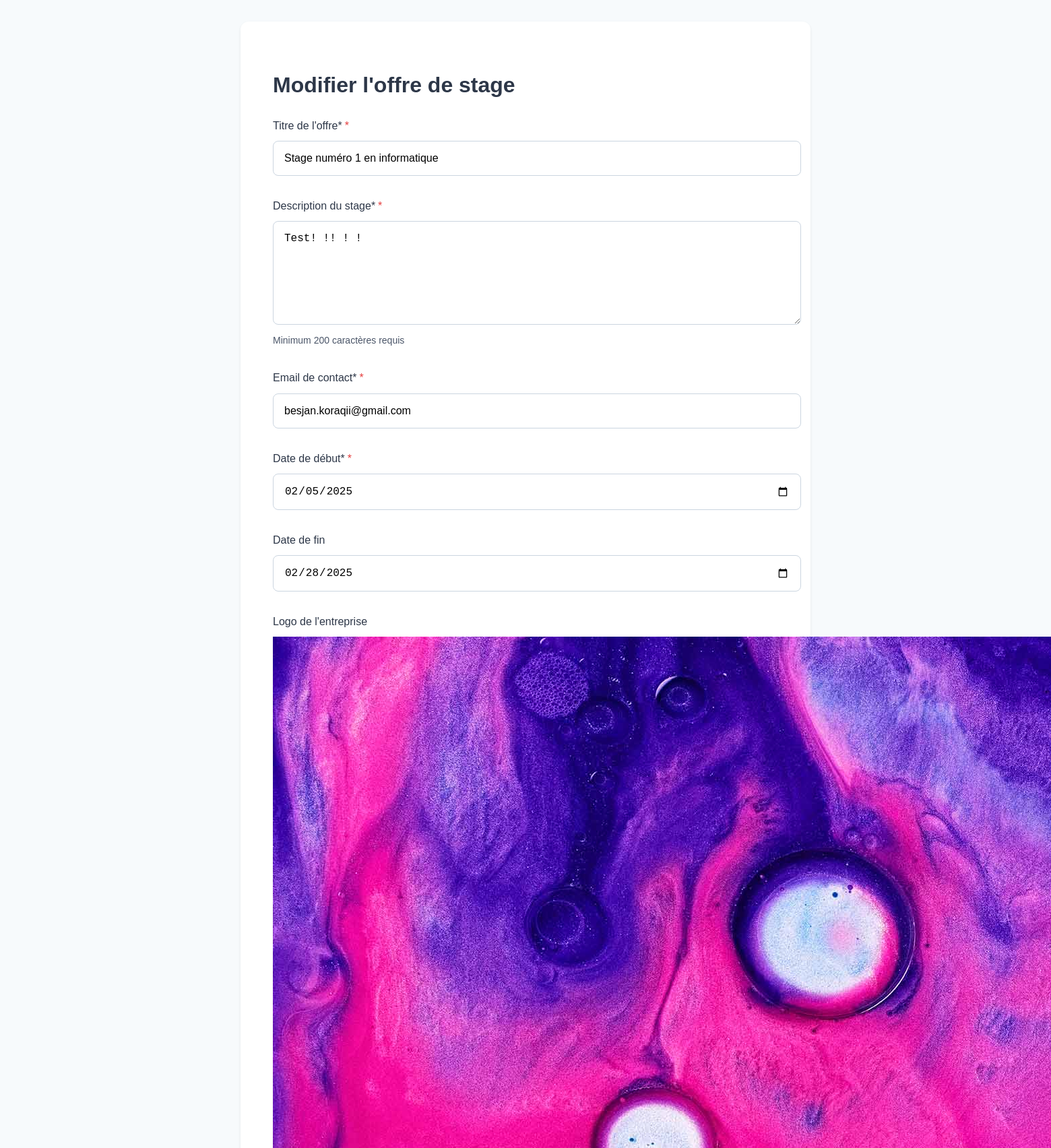
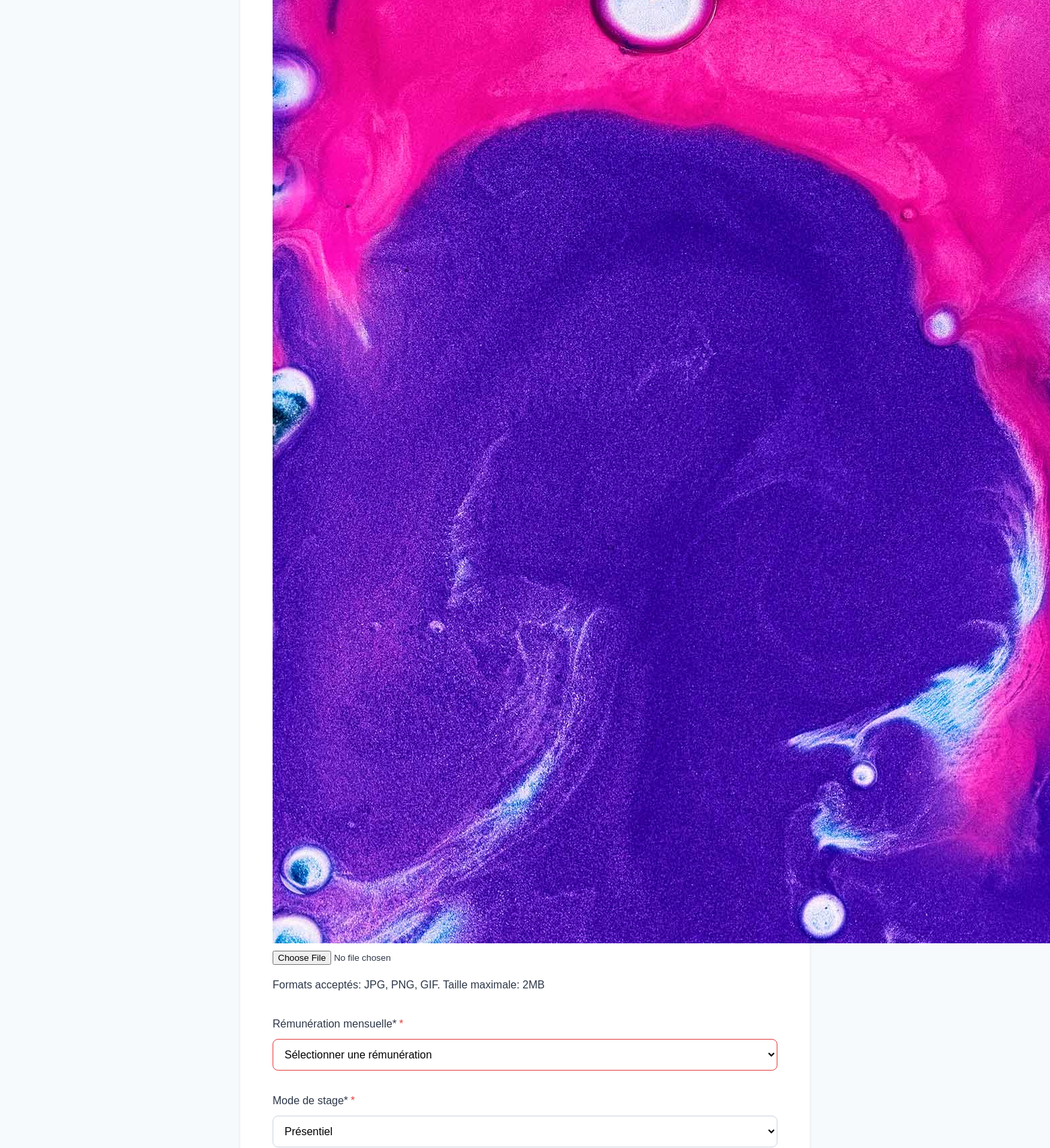
The page /app/views/internships/edit_internship.php?id=30 (signed in, upper part) on the database its author committed (2 pictures, top to bottom).
### tables this page shows
CREATE TABLE `offres_stages` (
  `id` int(11) NOT NULL,
  `entreprise_id` int(11) DEFAULT NULL,
  `titre` varchar(100) NOT NULL,
  `description` text,
  `date_debut` date DEFAULT NULL,
  `date_fin` date DEFAULT NULL,
  `lieu` varchar(255) DEFAULT NULL,
  `mode_stage` varchar(20) DEFAULT NULL,
  `logo` varchar(255) DEFAULT NULL,
  `email_contact` varchar(255) NOT NULL DEFAULT '',
  `lien_candidature` varchar(255) DEFAULT NULL,
  `domaine` varchar(100) DEFAULT NULL,
  `pays` varchar(100) DEFAULT 'France',
  `ville` varchar(100) DEFAULT NULL,
  `code_postal` varchar(10) DEFAULT NULL,
  `region` varchar(100) DEFAULT NULL,
  `departement` varchar(100) DEFAULT NULL,
  `date_publication` timestamp NOT NULL DEFAULT CURRENT_TIMESTAMP,
  `type_offre` enum('stage','alternance') DEFAULT 'stage',
  `niveau_etude` varchar(100) DEFAULT NULL,
  `type_contrat` enum('apprentissage','professionnalisation') DEFAULT NULL,
  `rythme_alternance` varchar(100) DEFAULT NULL,
  `formation_visee` varchar(255) DEFAULT NULL,
  `ecole_partenaire` varchar(255) DEFAULT NULL,
  `type_remuneration` varchar(20) DEFAULT NULL COMMENT 'Pour les alternances: smic27, smic43, etc.',
  `pourvu` tinyint(1) DEFAULT '0',
  `remuneration` varchar(50) DEFAULT NULL
);

### app/views/internships/edit_internship.php (the view, shortened to what this page needs)
<?php
require_once $_SERVER['DOCUMENT_ROOT'] . '/Gestion_Stage/app/config/database.php';
$entreprise_id = $_SESSION['user_id'];
$offre_id = $_GET['id'] ?? 0;
$stmt = $pdo->prepare("SELECT * FROM offres_stages WHERE id = ? AND entreprise_id = ?");
$stmt->execute([$offre_id, $entreprise_id]);
$offre = $stmt->fetch();
$type_offre = $offre['type_offre'] ?? 'stage';
?>
<!DOCTYPE html>
<html lang="fr">
<head>
    <link rel="stylesheet" href="/Gestion_Stage/public/assets/css/style_post_internships.css">
</head>
<body class="<?= $type_offre === 'alternance' ? 'alternance-mode' : '' ?>">
    <div class="container">
        <h1>Modifier l'offre <?= $type_offre === 'alternance' ? 'd\'alternance' : 'de stage' ?></h1>
        <form method="POST" action="" class="multi-step-form" id="internshipForm" enctype="multipart/form-data">
            <div class="step-content">
                <div class="form-group">
                    <label for="titre">Titre de l'offre*</label>
                    <input type="text" id="titre" name="titre" required maxlength="200"
                           value="<?= htmlspecialchars($offre['titre']) ?>"
                           placeholder="<?= $type_offre === 'alternance' ? 'Ex: Alternant développeur web' : 'Ex: Assistant de recherche (6 mois)' ?>">
                </div>
                <div class="form-group">
                    <label for="description">Description <?= $type_offre === 'alternance' ? 'de l\'alternance' : 'du stage' ?>*</label>
                    <textarea id="description" name="description" required
                            minlength="200" placeholder="Décrivez les missions, objectifs..."><?= htmlspecialchars($offre['description']) ?></textarea>
                    <small>Minimum 200 caractères requis</small>
                </div>
                <div class="form-group">
                    <label for="email_contact">Email de contact*</label>
                    <input type="email" id="email_contact" name="email_contact"
                           value="<?= htmlspecialchars($offre['email_contact']) ?>"
                           required>
                </div>
                <div class="form-group">
                    <label for="date_debut">Date de début*</label>
                    <input type="date" id="date_debut" name="date_debut"
                           value="<?= $offre['date_debut'] ?>"
                           required min="<?= date('Y-m-d') ?>">
                </div>
                <div class="form-group">
                    <label for="date_fin">Date de fin <?= $type_offre === 'alternance' ? '(estimée)' : '' ?></label>
                    <input type="date" id="date_fin" name="date_fin"
                           value="<?= $offre['date_fin'] ?? '' ?>"
                           min="<?= date('Y-m-d') ?>">
                </div>
                <div class="form-group">
                    <label for="logo">Logo de l'entreprise</label>
                    <div class="logo-preview">
                        <?php if (!empty($offre['logo'])): ?>
                            <img src="/Gestion_Stage/public/<?= htmlspecialchars($offre['logo']); ?>" alt="Logo actuel" class="current-logo">
                        <?php endif; ?>
                    </div>
                    <input type="file" id="logo" name="logo" accept="image/*">
                    <p class="help-text">Formats acceptés: JPG, PNG, GIF. Taille maximale: 2MB</p>
                </div>
                <?php if($type_offre === 'alternance'): ?>
                <div class="form-group">
                    <label for="remuneration">Rémunération mensuelle*</label>
                    <select id="remuneration" name="remuneration" required onchange="toggleAutreMontant()">
                        <option value="">Sélectionner une rémunération</option>
                        <option value="smic27" <?= $offre['type_remuneration'] === 'smic27' ? 'selected' : '' ?>>27% du SMIC (moins de 18 ans)</option>
                        <option value="smic43" <?= $offre['type_remuneration'] === 'smic43' ? 'selected' : '' ?>>43% du SMIC (18-20 ans)</option>
                        <option value="smic53" <?= $offre['type_remuneration'] === 'smic53' ? 'selected' : '' ?>>53% du SMIC (21-25 ans)</option>
                        <option value="smic100" <?= $offre['type_remuneration'] === 'smic100' ? 'selected' : '' ?>>100% du SMIC (26 ans et plus)</option>
                        <option value="autre" <?= empty($offre['type_remuneration']) ? 'selected' : '' ?>>Autre montant</option>
                    </select>
                    <div id="autre_montant_container" style="display: <?= empty($offre['type_remuneration']) ? 'block' : 'none' ?>; margin-top: 10px;">
                        <input type="number"
                               id="remuneration_autre"
                               name="remuneration_autre"
                               min="500"
                               step="1"
                               placeholder="Saisir un montant en euros"
                               value="<?= empty($offre['type_remuneration']) ? $offre['remuneration'] : '' ?>"
                               oninput="updateRemuneration(this.value)">
                        <small>Montant en euros</small>
                    </div>
                </div>
                <?php else: ?>
                <div class="form-group">
                    <label for="remuneration">Rémunération mensuelle*</label>
                    <select id="remuneration" name="remuneration" required onchange="toggleAutreMontant()">
                        <option value="">Sélectionner une rémunération</option>
                    </select>
                </div>
                <?php endif; ?>
                <div class="form-group">
                    <label for="mode_stage"><?= $type_offre === 'alternance' ? 'Mode de travail' : 'Mode de stage' ?>*</label>
                    <select id="mode_stage" name="mode_stage" required>
                        <option value="présentiel" <?= $offre['mode_stage'] === 'présentiel' ? 'selected' : '' ?>>Présentiel</option>
                    </select>
                </div>
            </div>
        </form>
    </div>
</body>
</html>

### public/assets/css/style_post_internships.css (style rules this page uses)
:root { --primary-color: #2563EB; --secondary-color: #4A5568; --success-color: #48BB78; --error-color: #E53E3E; --border-color: #CBD5E0; --text-color: #2D3748; --bg-light: #F7FAFC; --box-shadow: 0 2px 4px rgba(0, 0, 0, 0.08); --transition-duration: 0.3s; --font-family: 'Nunito', sans-serif; }
body { font-family: var(--font-family); line-height: 1.6; color: var(--text-color); background-color: var(--bg-light); margin: 0; padding: 0; display: flex; flex-direction: column; justify-content: center; align-items: center; min-height: 100vh; }
.container { width: 90%; max-width: 750px; background: #FFFFFF; padding: 3rem; border-radius: 12px; box-shadow: var(--box-shadow); transition: box-shadow var(--transition-duration); margin: 2rem auto; }
.form-group { margin-bottom: 2rem; }
label { display: block; margin-bottom: 0.6rem; font-weight: 500; color: var(--text-color); }
label[for*="*"]::after, label:has(+ input[required])::after, label:has(+ select[required])::after, label:has(+ textarea[required])::after { content: '*'; color: #E53E3E; margin-left: 4px; }
small { display: block; margin-top: 0.25rem; color: var(--secondary-color); font-size: 0.875rem; }
input:invalid, textarea:invalid, select:invalid { border-color: var(--error-color); }
input[type="text"], input[type="email"], input[type="url"], input[type="number"], input[type="date"], select, textarea { width: 100%; padding: 1rem; border: 1px solid var(--border-color); border-radius: 8px; font-size: 1rem; transition: border-color var(--transition-duration), box-shadow var(--transition-duration); }
select { width: 100%; padding: 0.8rem; border: 1px solid var(--border-color); border-radius: 8px; background-color: white; font-size: 1rem; }
textarea { min-height: 120px; resize: vertical; }

### rows shown on the page
offres_stages: titre "Stage numéro 1 en informatique", description "Test! !! ! !", email_contact "besjan.koraqii@gmail.com", date_debut "02/05/2025", date_fin "02/28/2025", logo (picture), mode_stage "Présentiel"
